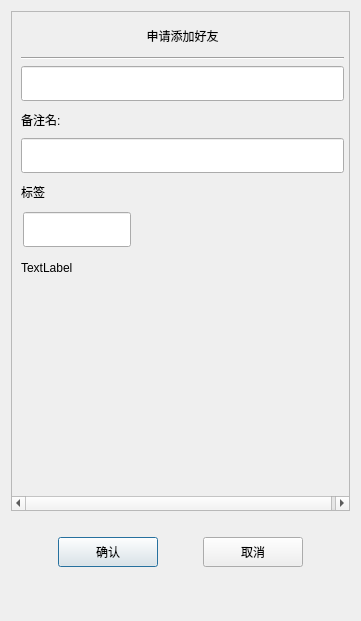
<?xml version="1.0" encoding="UTF-8"?>
<ui version="4.0">
 <class>AuthenFriend</class>
 <widget class="QDialog" name="AuthenFriend">
  <property name="geometry">
   <rect>
    <x>0</x>
    <y>0</y>
    <width>361</width>
    <height>621</height>
   </rect>
  </property>
  <property name="minimumSize">
   <size>
    <width>361</width>
    <height>621</height>
   </size>
  </property>
  <property name="maximumSize">
   <size>
    <width>361</width>
    <height>621</height>
   </size>
  </property>
  <property name="windowTitle">
   <string>Dialog</string>
  </property>
  <layout class="QVBoxLayout" name="verticalLayout">
   <item>
    <widget class="QScrollArea" name="scrollArea">
     <property name="minimumSize">
      <size>
       <width>0</width>
       <height>500</height>
      </size>
     </property>
     <property name="widgetResizable">
      <bool>true</bool>
     </property>
     <widget class="QWidget" name="scrollContent">
      <property name="geometry">
       <rect>
        <x>0</x>
        <y>0</y>
        <width>346</width>
        <height>481</height>
       </rect>
      </property>
      <layout class="QVBoxLayout" name="verticalLayout_2">
       <property name="spacing">
        <number>0</number>
       </property>
       <property name="leftMargin">
        <number>0</number>
       </property>
       <property name="topMargin">
        <number>11</number>
       </property>
       <property name="rightMargin">
        <number>0</number>
       </property>
       <property name="bottomMargin">
        <number>11</number>
       </property>
       <item>
        <widget class="QLabel" name="applyLabel">
         <property name="minimumSize">
          <size>
           <width>0</width>
           <height>25</height>
          </size>
         </property>
         <property name="maximumSize">
          <size>
           <width>16777215</width>
           <height>25</height>
          </size>
         </property>
         <property name="text">
          <string>申请添加好友</string>
         </property>
         <property name="alignment">
          <set>Qt::AlignCenter</set>
         </property>
        </widget>
       </item>
       <item>
        <widget class="QWidget" name="applyWid" native="true">
         <layout class="QVBoxLayout" name="verticalLayout_3">
          <item>
           <widget class="Line" name="line">
            <property name="orientation">
             <enum>Qt::Horizontal</enum>
            </property>
           </widget>
          </item>
          <item>
           <widget class="CustomizeEdit" name="nameEdit">
            <property name="minimumSize">
             <size>
              <width>0</width>
              <height>35</height>
             </size>
            </property>
            <property name="maximumSize">
             <size>
              <width>16777215</width>
              <height>35</height>
             </size>
            </property>
           </widget>
          </item>
          <item>
           <widget class="QLabel" name="label_2">
            <property name="minimumSize">
             <size>
              <width>0</width>
              <height>25</height>
             </size>
            </property>
            <property name="maximumSize">
             <size>
              <width>16777215</width>
              <height>25</height>
             </size>
            </property>
            <property name="text">
             <string>备注名:</string>
            </property>
           </widget>
          </item>
          <item>
           <widget class="CustomizeEdit" name="backEdit">
            <property name="minimumSize">
             <size>
              <width>0</width>
              <height>35</height>
             </size>
            </property>
            <property name="maximumSize">
             <size>
              <width>16777215</width>
              <height>35</height>
             </size>
            </property>
           </widget>
          </item>
          <item>
           <widget class="QLabel" name="label_3">
            <property name="minimumSize">
             <size>
              <width>0</width>
              <height>25</height>
             </size>
            </property>
            <property name="maximumSize">
             <size>
              <width>16777215</width>
              <height>25</height>
             </size>
            </property>
            <property name="text">
             <string>标签</string>
            </property>
           </widget>
          </item>
          <item>
           <widget class="QWidget" name="lbGroupWid" native="true">
            <property name="minimumSize">
             <size>
              <width>0</width>
              <height>50</height>
             </size>
            </property>
            <layout class="QVBoxLayout" name="verticalLayout_4">
             <property name="spacing">
              <number>0</number>
             </property>
             <property name="leftMargin">
              <number>0</number>
             </property>
             <property name="topMargin">
              <number>0</number>
             </property>
             <property name="rightMargin">
              <number>0</number>
             </property>
             <property name="bottomMargin">
              <number>0</number>
             </property>
             <item>
              <widget class="QWidget" name="gridWidget" native="true">
               <property name="minimumSize">
                <size>
                 <width>0</width>
                 <height>40</height>
                </size>
               </property>
               <property name="maximumSize">
                <size>
                 <width>16777215</width>
                 <height>40</height>
                </size>
               </property>
               <widget class="CustomizeEdit" name="lbEdit">
                <property name="geometry">
                 <rect>
                  <x>2</x>
                  <y>2</y>
                  <width>108</width>
                  <height>35</height>
                 </rect>
                </property>
                <property name="maximumSize">
                 <size>
                  <width>16777215</width>
                  <height>35</height>
                 </size>
                </property>
               </widget>
              </widget>
             </item>
             <item>
              <widget class="QWidget" name="inputWidget" native="true">
               <property name="minimumSize">
                <size>
                 <width>0</width>
                 <height>35</height>
                </size>
               </property>
               <property name="maximumSize">
                <size>
                 <width>16777215</width>
                 <height>35</height>
                </size>
               </property>
               <layout class="QVBoxLayout" name="verticalLayout_5">
                <property name="spacing">
                 <number>0</number>
                </property>
                <property name="leftMargin">
                 <number>0</number>
                </property>
                <property name="topMargin">
                 <number>0</number>
                </property>
                <property name="rightMargin">
                 <number>0</number>
                </property>
                <property name="bottomMargin">
                 <number>0</number>
                </property>
                <item>
                 <widget class="ClickedOnceLabel" name="tipLb">
                  <property name="text">
                   <string>TextLabel</string>
                  </property>
                 </widget>
                </item>
               </layout>
              </widget>
             </item>
            </layout>
           </widget>
          </item>
          <item>
           <widget class="QWidget" name="widget" native="true">
            <property name="minimumSize">
             <size>
              <width>0</width>
              <height>60</height>
             </size>
            </property>
            <layout class="QHBoxLayout" name="horizontalLayout_2">
             <property name="leftMargin">
              <number>0</number>
             </property>
             <property name="topMargin">
              <number>0</number>
             </property>
             <property name="rightMargin">
              <number>0</number>
             </property>
             <property name="bottomMargin">
              <number>0</number>
             </property>
             <item>
              <widget class="QWidget" name="labelList" native="true">
               <property name="minimumSize">
                <size>
                 <width>287</width>
                 <height>50</height>
                </size>
               </property>
               <property name="maximumSize">
                <size>
                 <width>287</width>
                 <height>16777215</height>
                </size>
               </property>
              </widget>
             </item>
             <item>
              <widget class="QWidget" name="moreLabelWid" native="true">
               <property name="minimumSize">
                <size>
                 <width>30</width>
                 <height>0</height>
                </size>
               </property>
               <property name="maximumSize">
                <size>
                 <width>30</width>
                 <height>16777215</height>
                </size>
               </property>
               <layout class="QVBoxLayout" name="verticalLayout_6">
                <property name="spacing">
                 <number>0</number>
                </property>
                <property name="leftMargin">
                 <number>0</number>
                </property>
                <property name="topMargin">
                 <number>0</number>
                </property>
                <property name="rightMargin">
                 <number>0</number>
                </property>
                <property name="bottomMargin">
                 <number>0</number>
                </property>
                <item>
                 <spacer name="verticalSpacer_3">
                  <property name="orientation">
                   <enum>Qt::Vertical</enum>
                  </property>
                  <property name="sizeHint" stdset="0">
                   <size>
                    <width>20</width>
                    <height>40</height>
                   </size>
                  </property>
                 </spacer>
                </item>
                <item>
                 <widget class="ClickedOnceLabel" name="moreLabel">
                  <property name="minimumSize">
                   <size>
                    <width>25</width>
                    <height>25</height>
                   </size>
                  </property>
                  <property name="maximumSize">
                   <size>
                    <width>25</width>
                    <height>25</height>
                   </size>
                  </property>
                  <property name="text">
                   <string/>
                  </property>
                 </widget>
                </item>
                <item>
                 <spacer name="verticalSpacer_4">
                  <property name="orientation">
                   <enum>Qt::Vertical</enum>
                  </property>
                  <property name="sizeHint" stdset="0">
                   <size>
                    <width>20</width>
                    <height>40</height>
                   </size>
                  </property>
                 </spacer>
                </item>
               </layout>
              </widget>
             </item>
            </layout>
           </widget>
          </item>
         </layout>
        </widget>
       </item>
      </layout>
     </widget>
    </widget>
   </item>
   <item>
    <spacer name="verticalSpacer">
     <property name="orientation">
      <enum>Qt::Vertical</enum>
     </property>
     <property name="sizeType">
      <enum>QSizePolicy::Fixed</enum>
     </property>
     <property name="sizeHint" stdset="0">
      <size>
       <width>20</width>
       <height>10</height>
      </size>
     </property>
    </spacer>
   </item>
   <item>
    <widget class="QWidget" name="applySureWid" native="true">
     <property name="minimumSize">
      <size>
       <width>0</width>
       <height>50</height>
      </size>
     </property>
     <layout class="QHBoxLayout" name="horizontalLayout">
      <item>
       <spacer name="horizontalSpacer">
        <property name="orientation">
         <enum>Qt::Horizontal</enum>
        </property>
        <property name="sizeHint" stdset="0">
         <size>
          <width>40</width>
          <height>20</height>
         </size>
        </property>
       </spacer>
      </item>
      <item>
       <widget class="ClickBtn" name="sureBtn">
        <property name="minimumSize">
         <size>
          <width>100</width>
          <height>30</height>
         </size>
        </property>
        <property name="maximumSize">
         <size>
          <width>100</width>
          <height>30</height>
         </size>
        </property>
        <property name="text">
         <string>确认</string>
        </property>
       </widget>
      </item>
      <item>
       <spacer name="horizontalSpacer_3">
        <property name="orientation">
         <enum>Qt::Horizontal</enum>
        </property>
        <property name="sizeHint" stdset="0">
         <size>
          <width>40</width>
          <height>20</height>
         </size>
        </property>
       </spacer>
      </item>
      <item>
       <widget class="ClickBtn" name="cancelBtn">
        <property name="minimumSize">
         <size>
          <width>100</width>
          <height>30</height>
         </size>
        </property>
        <property name="maximumSize">
         <size>
          <width>100</width>
          <height>30</height>
         </size>
        </property>
        <property name="text">
         <string>取消</string>
        </property>
       </widget>
      </item>
      <item>
       <spacer name="horizontalSpacer_2">
        <property name="orientation">
         <enum>Qt::Horizontal</enum>
        </property>
        <property name="sizeHint" stdset="0">
         <size>
          <width>40</width>
          <height>20</height>
         </size>
        </property>
       </spacer>
      </item>
     </layout>
    </widget>
   </item>
   <item>
    <spacer name="verticalSpacer_2">
     <property name="orientation">
      <enum>Qt::Vertical</enum>
     </property>
     <property name="sizeHint" stdset="0">
      <size>
       <width>20</width>
       <height>12</height>
      </size>
     </property>
    </spacer>
   </item>
  </layout>
 </widget>
 <customwidgets>
  <customwidget>
   <class>ClickBtn</class>
   <extends>QPushButton</extends>
   <header>clickbtn.h</header>
  </customwidget>
  <customwidget>
   <class>CustomizeEdit</class>
   <extends>QLineEdit</extends>
   <header location="global">customizeedit.h</header>
  </customwidget>
  <customwidget>
   <class>ClickedOnceLabel</class>
   <extends>QLabel</extends>
   <header location="global">clickedoncelabel.h</header>
  </customwidget>
 </customwidgets>
 <resources/>
 <connections/>
</ui>
